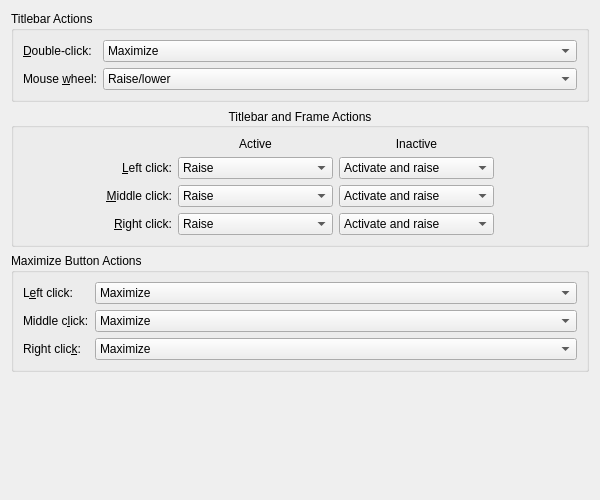
<?xml version="1.0" encoding="UTF-8"?>
<ui version="4.0">
 <class>KWinMouseConfigForm</class>
 <widget class="QWidget" name="KWinMouseConfigForm">
  <property name="geometry">
   <rect>
    <x>0</x>
    <y>0</y>
    <width>600</width>
    <height>500</height>
   </rect>
  </property>
  <layout class="QVBoxLayout" name="verticalLayout">
   <item>
    <widget class="QGroupBox" name="groupBox_1">
     <property name="title">
      <string>Titlebar Actions</string>
     </property>
     <layout class="QFormLayout" name="formLayout_1">
      <property name="formAlignment">
       <set>Qt::AlignHCenter|Qt::AlignTop</set>
      </property>
      <item row="0" column="0">
       <widget class="QLabel" name="label_1">
        <property name="text">
         <string>&amp;Double-click:</string>
        </property>
        <property name="buddy">
         <cstring>kcfg_TitlebarDoubleClickCommand</cstring>
        </property>
       </widget>
      </item>
      <item row="0" column="1">
       <widget class="KComboBox" name="kcfg_TitlebarDoubleClickCommand">
        <property name="whatsThis">
         <string>Behavior on &lt;em&gt;double&lt;/em&gt; click into the titlebar.</string>
        </property>
        <item>
         <property name="text">
          <string extracomment="@item:inlistbox behavior on double click">Maximize</string>
         </property>
        </item>
        <item>
         <property name="text">
          <string extracomment="@item:inlistbox behavior on double click">Maximize (vertical only)</string>
         </property>
        </item>
        <item>
         <property name="text">
          <string extracomment="@item:inlistbox behavior on double click">Maximize (horizontal only)</string>
         </property>
        </item>
        <item>
         <property name="text">
          <string extracomment="@item:inlistbox behavior on double click">Minimize</string>
         </property>
        </item>
        <item>
         <property name="text">
          <string extracomment="@item:inlistbox behavior on double click">Shade</string>
         </property>
        </item>
        <item>
         <property name="text">
          <string extracomment="@item:inlistbox behavior on double click">Lower</string>
         </property>
        </item>
        <item>
         <property name="text">
          <string extracomment="@item:inlistbox behavior on double click">Close</string>
         </property>
        </item>
        <item>
         <property name="text">
          <string extracomment="@item:inlistbox behavior on double click">Show on all desktops</string>
         </property>
        </item>
        <item>
         <property name="text">
          <string extracomment="@item:inlistbox behavior on double click">Do nothing</string>
         </property>
        </item>
       </widget>
      </item>
      <item row="1" column="0">
       <widget class="QLabel" name="label_2">
        <property name="text">
         <string>Mouse &amp;wheel:</string>
        </property>
        <property name="buddy">
         <cstring>kcfg_CommandTitlebarWheel</cstring>
        </property>
       </widget>
      </item>
      <item row="1" column="1">
       <widget class="KComboBox" name="kcfg_CommandTitlebarWheel">
        <property name="whatsThis">
         <string>Behavior on &lt;em&gt;mouse wheel&lt;/em&gt; scroll over the titlebar.</string>
        </property>
        <item>
         <property name="text">
          <string>Raise/lower</string>
         </property>
        </item>
        <item>
         <property name="text">
          <string>Shade/unshade</string>
         </property>
        </item>
        <item>
         <property name="text">
          <string>Maximize/restore</string>
         </property>
        </item>
        <item>
         <property name="text">
          <string>Keep above/below</string>
         </property>
        </item>
        <item>
         <property name="text">
          <string>Move to previous/next desktop</string>
         </property>
        </item>
        <item>
         <property name="text">
          <string>Change opacity</string>
         </property>
        </item>
        <item>
         <property name="text">
          <string>Do nothing</string>
         </property>
        </item>
       </widget>
      </item>
     </layout>
    </widget>
   </item>
   <item>
    <widget class="QGroupBox" name="groupBox_2">
     <property name="title">
      <string>Titlebar and Frame Actions</string>
     </property>
     <property name="alignment">
      <set>Qt::AlignCenter</set>
     </property>
     <layout class="QHBoxLayout" name="horizontalLayout_1">
      <item>
       <spacer name="horizontalSpacer_1">
        <property name="orientation">
         <enum>Qt::Horizontal</enum>
        </property>
        <property name="sizeHint" stdset="0">
         <size>
          <width>0</width>
          <height>0</height>
         </size>
        </property>
       </spacer>
      </item>
      <item>
       <layout class="QGridLayout" name="gridLayout_1">
        <item row="0" column="1">
         <widget class="QLabel" name="label_3">
          <property name="text">
           <string>Active</string>
          </property>
          <property name="alignment">
           <set>Qt::AlignCenter</set>
          </property>
         </widget>
        </item>
        <item row="1" column="0">
         <widget class="QLabel" name="label_5">
          <property name="text">
           <string>&amp;Left click:</string>
          </property>
          <property name="alignment">
           <set>Qt::AlignRight|Qt::AlignTrailing|Qt::AlignVCenter</set>
          </property>
          <property name="buddy">
           <cstring>kcfg_CommandActiveTitlebar1</cstring>
          </property>
         </widget>
        </item>
        <item row="0" column="2">
         <widget class="QLabel" name="label_4">
          <property name="text">
           <string>Inactive</string>
          </property>
          <property name="alignment">
           <set>Qt::AlignCenter</set>
          </property>
         </widget>
        </item>
        <item row="2" column="0">
         <widget class="QLabel" name="label_6">
          <property name="text">
           <string>&amp;Middle click:</string>
          </property>
          <property name="alignment">
           <set>Qt::AlignRight|Qt::AlignTrailing|Qt::AlignVCenter</set>
          </property>
          <property name="buddy">
           <cstring>kcfg_CommandActiveTitlebar2</cstring>
          </property>
         </widget>
        </item>
        <item row="3" column="0">
         <widget class="QLabel" name="label_7">
          <property name="text">
           <string>&amp;Right click:</string>
          </property>
          <property name="alignment">
           <set>Qt::AlignRight|Qt::AlignTrailing|Qt::AlignVCenter</set>
          </property>
          <property name="buddy">
           <cstring>kcfg_CommandActiveTitlebar3</cstring>
          </property>
         </widget>
        </item>
        <item row="1" column="1">
         <widget class="KComboBox" name="kcfg_CommandActiveTitlebar1">
          <property name="sizePolicy">
           <sizepolicy hsizetype="Expanding" vsizetype="Fixed">
            <horstretch>0</horstretch>
            <verstretch>0</verstretch>
           </sizepolicy>
          </property>
          <property name="whatsThis">
           <string>Behavior on &lt;em&gt;left&lt;/em&gt; click into the titlebar or frame of an &lt;em&gt;active&lt;/em&gt; window.</string>
          </property>
          <item>
           <property name="text">
            <string>Raise</string>
           </property>
          </item>
          <item>
           <property name="text">
            <string>Lower</string>
           </property>
          </item>
          <item>
           <property name="text">
            <string>Toggle raise and lower</string>
           </property>
          </item>
          <item>
           <property name="text">
            <string>Minimize</string>
           </property>
          </item>
          <item>
           <property name="text">
            <string>Shade</string>
           </property>
          </item>
          <item>
           <property name="text">
            <string>Close</string>
           </property>
          </item>
          <item>
           <property name="text">
            <string>Show actions menu</string>
           </property>
          </item>
          <item>
           <property name="text">
            <string>Do nothing</string>
           </property>
          </item>
         </widget>
        </item>
        <item row="1" column="2">
         <widget class="KComboBox" name="kcfg_CommandInactiveTitlebar1">
          <property name="whatsThis">
           <string>Behavior on &lt;em&gt;left&lt;/em&gt; click into the titlebar or frame of an &lt;em&gt;inactive&lt;/em&gt; window.</string>
          </property>
          <item>
           <property name="text">
            <string>Activate and raise</string>
           </property>
          </item>
          <item>
           <property name="text">
            <string>Activate and lower</string>
           </property>
          </item>
          <item>
           <property name="text">
            <string>Activate</string>
           </property>
          </item>
          <item>
           <property name="text">
            <string>Raise</string>
           </property>
          </item>
          <item>
           <property name="text">
            <string>Lower</string>
           </property>
          </item>
          <item>
           <property name="text">
            <string>Toggle raise and lower</string>
           </property>
          </item>
          <item>
           <property name="text">
            <string>Minimize</string>
           </property>
          </item>
          <item>
           <property name="text">
            <string>Shade</string>
           </property>
          </item>
          <item>
           <property name="text">
            <string>Close</string>
           </property>
          </item>
          <item>
           <property name="text">
            <string>Show actions menu</string>
           </property>
          </item>
          <item>
           <property name="text">
            <string>Do nothing</string>
           </property>
          </item>
         </widget>
        </item>
        <item row="2" column="1">
         <widget class="KComboBox" name="kcfg_CommandActiveTitlebar2">
          <property name="sizePolicy">
           <sizepolicy hsizetype="Expanding" vsizetype="Fixed">
            <horstretch>0</horstretch>
            <verstretch>0</verstretch>
           </sizepolicy>
          </property>
          <property name="whatsThis">
           <string>Behavior on &lt;em&gt;left&lt;/em&gt; click into the titlebar or frame of an &lt;em&gt;active&lt;/em&gt; window.</string>
          </property>
          <item>
           <property name="text">
            <string>Raise</string>
           </property>
          </item>
          <item>
           <property name="text">
            <string>Lower</string>
           </property>
          </item>
          <item>
           <property name="text">
            <string>Toggle raise and lower</string>
           </property>
          </item>
          <item>
           <property name="text">
            <string>Minimize</string>
           </property>
          </item>
          <item>
           <property name="text">
            <string>Shade</string>
           </property>
          </item>
          <item>
           <property name="text">
            <string>Close</string>
           </property>
          </item>
          <item>
           <property name="text">
            <string>Show actions menu</string>
           </property>
          </item>
          <item>
           <property name="text">
            <string>Do nothing</string>
           </property>
          </item>
         </widget>
        </item>
        <item row="2" column="2">
         <widget class="KComboBox" name="kcfg_CommandInactiveTitlebar2">
          <property name="whatsThis">
           <string>Behavior on &lt;em&gt;left&lt;/em&gt; click into the titlebar or frame of an &lt;em&gt;inactive&lt;/em&gt; window.</string>
          </property>
          <item>
           <property name="text">
            <string>Activate and raise</string>
           </property>
          </item>
          <item>
           <property name="text">
            <string>Activate and lower</string>
           </property>
          </item>
          <item>
           <property name="text">
            <string>Activate</string>
           </property>
          </item>
          <item>
           <property name="text">
            <string>Raise</string>
           </property>
          </item>
          <item>
           <property name="text">
            <string>Lower</string>
           </property>
          </item>
          <item>
           <property name="text">
            <string>Toggle raise and lower</string>
           </property>
          </item>
          <item>
           <property name="text">
            <string>Minimize</string>
           </property>
          </item>
          <item>
           <property name="text">
            <string>Shade</string>
           </property>
          </item>
          <item>
           <property name="text">
            <string>Close</string>
           </property>
          </item>
          <item>
           <property name="text">
            <string>Show actions menu</string>
           </property>
          </item>
          <item>
           <property name="text">
            <string>Do nothing</string>
           </property>
          </item>
         </widget>
        </item>
        <item row="3" column="1">
         <widget class="KComboBox" name="kcfg_CommandActiveTitlebar3">
          <property name="sizePolicy">
           <sizepolicy hsizetype="Expanding" vsizetype="Fixed">
            <horstretch>0</horstretch>
            <verstretch>0</verstretch>
           </sizepolicy>
          </property>
          <property name="whatsThis">
           <string>Behavior on &lt;em&gt;left&lt;/em&gt; click into the titlebar or frame of an &lt;em&gt;active&lt;/em&gt; window.</string>
          </property>
          <item>
           <property name="text">
            <string>Raise</string>
           </property>
          </item>
          <item>
           <property name="text">
            <string>Lower</string>
           </property>
          </item>
          <item>
           <property name="text">
            <string>Toggle raise and lower</string>
           </property>
          </item>
          <item>
           <property name="text">
            <string>Minimize</string>
           </property>
          </item>
          <item>
           <property name="text">
            <string>Shade</string>
           </property>
          </item>
          <item>
           <property name="text">
            <string>Close</string>
           </property>
          </item>
          <item>
           <property name="text">
            <string>Show actions menu</string>
           </property>
          </item>
          <item>
           <property name="text">
            <string>Do nothing</string>
           </property>
          </item>
         </widget>
        </item>
        <item row="3" column="2">
         <widget class="KComboBox" name="kcfg_CommandInactiveTitlebar3">
          <property name="whatsThis">
           <string>Behavior on &lt;em&gt;left&lt;/em&gt; click into the titlebar or frame of an &lt;em&gt;inactive&lt;/em&gt; window.</string>
          </property>
          <item>
           <property name="text">
            <string>Activate and raise</string>
           </property>
          </item>
          <item>
           <property name="text">
            <string>Activate and lower</string>
           </property>
          </item>
          <item>
           <property name="text">
            <string>Activate</string>
           </property>
          </item>
          <item>
           <property name="text">
            <string>Raise</string>
           </property>
          </item>
          <item>
           <property name="text">
            <string>Lower</string>
           </property>
          </item>
          <item>
           <property name="text">
            <string>Toggle raise and lower</string>
           </property>
          </item>
          <item>
           <property name="text">
            <string>Minimize</string>
           </property>
          </item>
          <item>
           <property name="text">
            <string>Shade</string>
           </property>
          </item>
          <item>
           <property name="text">
            <string>Close</string>
           </property>
          </item>
          <item>
           <property name="text">
            <string>Show actions menu</string>
           </property>
          </item>
          <item>
           <property name="text">
            <string>Do nothing</string>
           </property>
          </item>
         </widget>
        </item>
       </layout>
      </item>
      <item>
       <spacer name="horizontalSpacer_2">
        <property name="orientation">
         <enum>Qt::Horizontal</enum>
        </property>
        <property name="sizeHint" stdset="0">
         <size>
          <width>0</width>
          <height>0</height>
         </size>
        </property>
       </spacer>
      </item>
     </layout>
    </widget>
   </item>
   <item>
    <widget class="QGroupBox" name="groupBox_3">
     <property name="title">
      <string>Maximize Button Actions</string>
     </property>
     <layout class="QFormLayout" name="formLayout_2">
      <property name="formAlignment">
       <set>Qt::AlignHCenter|Qt::AlignTop</set>
      </property>
      <item row="0" column="0">
       <widget class="QLabel" name="label_8">
        <property name="whatsThis">
         <string>Behavior on &lt;em&gt;left&lt;/em&gt; click onto the maximize button.</string>
        </property>
        <property name="text">
         <string>L&amp;eft click:</string>
        </property>
        <property name="buddy">
         <cstring>kcfg_MaximizeButtonLeftClickCommand</cstring>
        </property>
       </widget>
      </item>
      <item row="0" column="1">
       <widget class="KComboBox" name="kcfg_MaximizeButtonLeftClickCommand">
        <property name="whatsThis">
         <string>Behavior on &lt;em&gt;left&lt;/em&gt; click onto the maximize button.</string>
        </property>
        <item>
         <property name="text">
          <string>Maximize</string>
         </property>
        </item>
        <item>
         <property name="text">
          <string>Maximize (vertical only)</string>
         </property>
        </item>
        <item>
         <property name="text">
          <string>Maximize (horizontal only)</string>
         </property>
        </item>
       </widget>
      </item>
      <item row="1" column="0">
       <widget class="QLabel" name="label_9">
        <property name="whatsThis">
         <string>Behavior on &lt;em&gt;middle&lt;/em&gt; click onto the maximize button.</string>
        </property>
        <property name="text">
         <string>Middle c&amp;lick:</string>
        </property>
        <property name="buddy">
         <cstring>kcfg_MaximizeButtonMiddleClickCommand</cstring>
        </property>
       </widget>
      </item>
      <item row="1" column="1">
       <widget class="KComboBox" name="kcfg_MaximizeButtonMiddleClickCommand">
        <property name="whatsThis">
         <string>Behavior on &lt;em&gt;middle&lt;/em&gt; click onto the maximize button.</string>
        </property>
        <item>
         <property name="text">
          <string>Maximize</string>
         </property>
        </item>
        <item>
         <property name="text">
          <string>Maximize (vertical only)</string>
         </property>
        </item>
        <item>
         <property name="text">
          <string>Maximize (horizontal only)</string>
         </property>
        </item>
       </widget>
      </item>
      <item row="2" column="0">
       <widget class="QLabel" name="label_10">
        <property name="whatsThis">
         <string>Behavior on &lt;em&gt;right&lt;/em&gt; click onto the maximize button.</string>
        </property>
        <property name="text">
         <string>Right clic&amp;k:</string>
        </property>
        <property name="buddy">
         <cstring>kcfg_MaximizeButtonRightClickCommand</cstring>
        </property>
       </widget>
      </item>
      <item row="2" column="1">
       <widget class="KComboBox" name="kcfg_MaximizeButtonRightClickCommand">
        <property name="whatsThis">
         <string>Behavior on &lt;em&gt;right&lt;/em&gt; click onto the maximize button.</string>
        </property>
        <item>
         <property name="text">
          <string>Maximize</string>
         </property>
        </item>
        <item>
         <property name="text">
          <string>Maximize (vertical only)</string>
         </property>
        </item>
        <item>
         <property name="text">
          <string>Maximize (horizontal only)</string>
         </property>
        </item>
       </widget>
      </item>
     </layout>
    </widget>
   </item>
   <item>
    <spacer name="verticalSpacer_1">
     <property name="orientation">
      <enum>Qt::Vertical</enum>
     </property>
     <property name="sizeHint" stdset="0">
      <size>
       <width>0</width>
       <height>0</height>
      </size>
     </property>
    </spacer>
   </item>
  </layout>
 </widget>
 <customwidgets>
  <customwidget>
   <class>KComboBox</class>
   <extends>QComboBox</extends>
   <header>kcombobox.h</header>
  </customwidget>
 </customwidgets>
 <tabstops>
  <tabstop>kcfg_TitlebarDoubleClickCommand</tabstop>
  <tabstop>kcfg_CommandTitlebarWheel</tabstop>
  <tabstop>kcfg_CommandActiveTitlebar1</tabstop>
  <tabstop>kcfg_CommandInactiveTitlebar1</tabstop>
  <tabstop>kcfg_CommandActiveTitlebar2</tabstop>
  <tabstop>kcfg_CommandInactiveTitlebar2</tabstop>
  <tabstop>kcfg_CommandActiveTitlebar3</tabstop>
  <tabstop>kcfg_CommandInactiveTitlebar3</tabstop>
  <tabstop>kcfg_MaximizeButtonLeftClickCommand</tabstop>
  <tabstop>kcfg_MaximizeButtonMiddleClickCommand</tabstop>
  <tabstop>kcfg_MaximizeButtonRightClickCommand</tabstop>
 </tabstops>
 <resources/>
 <connections/>
</ui>
